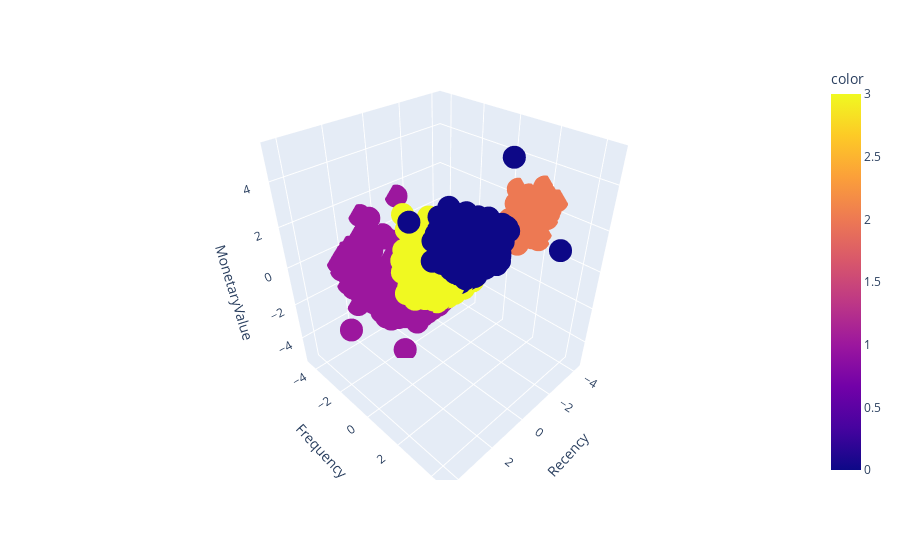

The cell this chart's notebook holds for it:
### Code cell
#Plot for Visualisation of Clusters with K =4

px.scatter_3d(NormCustomerData, x='Recency', y='Frequency', z='MonetaryValue', color=labels,)

### Figure 1 — Plotly figure (JSON) as saved in the notebook; plotly's stock layout.template omitted (floating-point values rounded to 4 significant figures; data arrays with more than 128 entries replaced by an {"elided": "..."} marker saying what was removed)
{"data": [{"hovertemplate": "Recency=%{x}<br>Frequency=%{y}<br>MonetaryValue=%{z}<br>color=%{marker.color}<extra></extra>", "legendgroup": "", "marker": {"color": {"elided": "4218 int values"}, "coloraxis": "coloraxis", "symbol": "circle"}, "mode": "markers", "name": "", "scene": "scene", "showlegend": false, "type": "scatter3d", "x": {"elided": "4218 float values"}, "y": {"elided": "4218 float values"}, "z": {"elided": "4218 float values"}}], "layout": {"coloraxis": {"colorbar": {"title": {"text": "color"}}, "colorscale": [[0, "#0d0887"], [0.1111, "#46039f"], [0.2222, "#7201a8"], [0.3333, "#9c179e"], [0.4444, "#bd3786"], [0.5556, "#d8576b"], [0.6667, "#ed7953"], [0.7778, "#fb9f3a"], [0.8889, "#fdca26"], [1, "#f0f921"]]}, "legend": {"tracegroupgap": 0}, "margin": {"t": 60}, "scene": {"domain": {"x": [0, 1], "y": [0, 1]}, "xaxis": {"title": {"text": "Recency"}}, "yaxis": {"title": {"text": "Frequency"}}, "zaxis": {"title": {"text": "MonetaryValue"}}}}}
